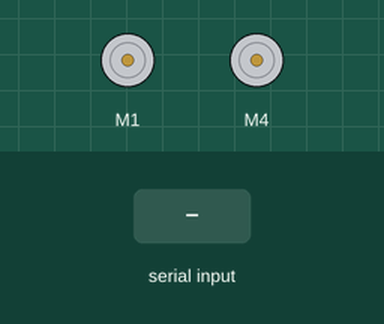
Simulated run of this sketch. Board: Arduino Uno, built with avr-gcc and run on an emulated ATmega328P. Shown: 2 × DC motor (green arrow = forward, orange = backward, longer = faster). The test bench sets the inputs (shaded band).

Above: at 1.2 s.
1.3 s: "F" received over Serial
At 2.5 s:
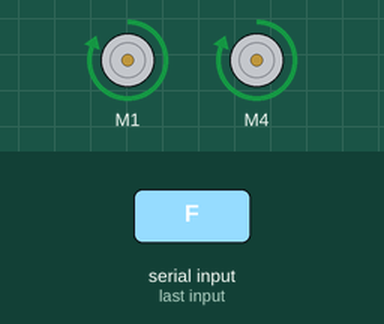
2.8 s: "B" received over Serial
At 3.8 s:
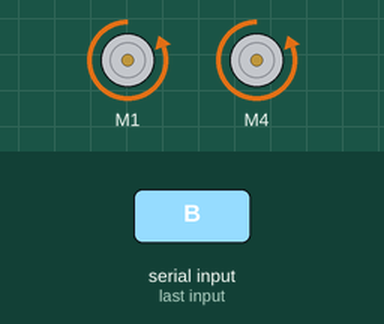
4.3 s: "L" received over Serial
At 4.9 s:
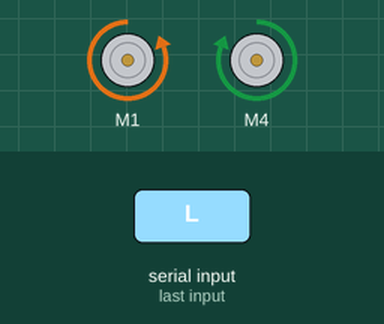
5.8 s: "R" received over Serial
At 7.0 s:
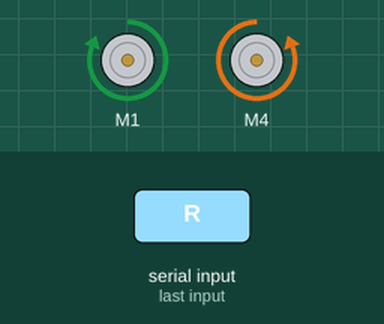
7.3 s: "1" received over Serial
At 8.4 s:
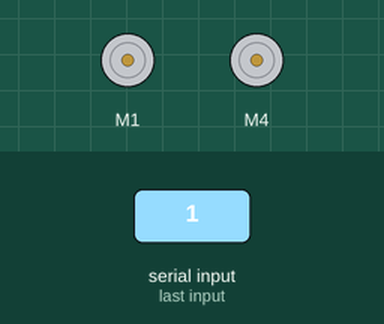
Timing chart, 0 to 9.8 s (numbered marks = the images above; inputs shaded):
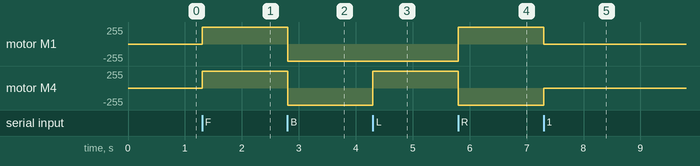

Measured:
- after the input at 1.3 s, motor M1, motor M4: stopped → forward 255/255 at once
- after the input at 2.8 s, motor M1, motor M4: forward 255/255 → backward 255/255 at once
- after the input at 4.3 s, motor M4: backward 255/255 → forward 255/255 at once
- after the input at 5.8 s, motor M1: backward 255/255 → forward 255/255 at once; motor M4: forward 255/255 → backward 255/255 at once
- after the input at 7.3 s, motor M1: forward 255/255 → stopped at once; motor M4: backward 255/255 → stopped at once

The sketch:

BLUETOOTH_CAR.ino
```cpp
#include <AFMotor.h>


AF_DCMotor motor1(1);
AF_DCMotor motor4(4);

char command;

void setup()
{
  Serial.begin(9600);
}

void loop() {
  if (Serial.available() == 1) {
    command = Serial.read();

    Stop();

    switch (command) {
      case 'F':
        forward();
        break;
      case 'B':
        back();
        break;
      case 'L':
        left();
        break;
      case 'R':
        right();
        break;
    }
  }
}

void forward()
{
  motor1.setSpeed(255); //Define maximum velocity
  motor1.run(FORWARD);  //rotate the motor clockwise
  motor4.setSpeed(255); //Define maximum velocity
  motor4.run(FORWARD);  //rotate the motor clockwise
}

void back()
{
  motor1.setSpeed(255); //Define maximum velocity
  motor1.run(BACKWARD); //rotate the motor anti-clockwise
  motor4.setSpeed(255); //Define maximum velocity
  motor4.run(BACKWARD); //rotate the motor anti-clockwise
}

void left()
{
  motor1.setSpeed(255); //Define maximum velocity
  motor1.run(BACKWARD); //rotate the motor anti-clockwise
  motor4.setSpeed(255); //Define maximum velocity
  motor4.run(FORWARD);  //rotate the motor clockwise
}

void right()
{
  motor1.setSpeed(255); //Define maximum velocity
  motor1.run(FORWARD);  //rotate the motor clockwise
  motor4.setSpeed(255); //Define maximum velocity
  motor4.run(BACKWARD); //rotate the motor anti-clockwise
}

void Stop()
{
  motor1.setSpeed(0);  //Define minimum velocity
  motor1.run(RELEASE); //stop the motor when release the button
  motor4.setSpeed(0);  //Define minimum velocity
  motor4.run(RELEASE); //stop the motor when release the button
}
```
